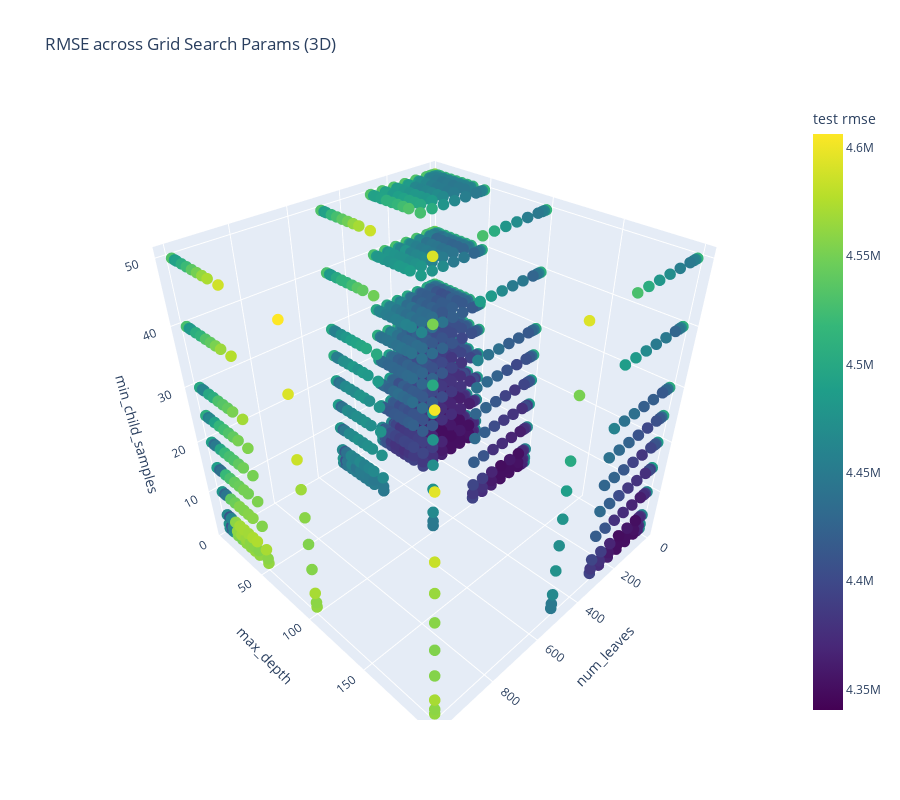

Notebook code for this chart:
### Markdown cell above
#### All params

### Code cell
fig = px.scatter_3d(
    real_overfitting_df,
    x='num_leaves',
    y='max_depth',
    z='min_child_samples',
    color='test rmse',
    color_continuous_scale='Viridis',
    title='RMSE across Grid Search Params (3D)',
    height=800,
)
fig.update_traces(marker=dict(size=4))
fig.show()

### Figure 1 — Plotly figure (JSON) as saved in the notebook; plotly's stock layout.template omitted (floating-point values rounded to 4 significant figures; data arrays with more than 128 entries replaced by an {"elided": "..."} marker saying what was removed)
{"data": [{"hovertemplate": "num_leaves=%{x}<br>max_depth=%{y}<br>min_child_samples=%{z}<br>test rmse=%{marker.color}<extra></extra>", "legendgroup": "", "marker": {"color": {"elided": "1560 int values"}, "coloraxis": "coloraxis", "size": 4, "symbol": "circle"}, "mode": "markers", "name": "", "scene": "scene", "showlegend": false, "type": "scatter3d", "x": {"elided": "1560 int values"}, "y": {"elided": "1560 int values"}, "z": {"elided": "1560 int values"}}], "layout": {"coloraxis": {"colorbar": {"title": {"text": "test rmse"}}, "colorscale": [[0, "#440154"], [0.1111, "#482878"], [0.2222, "#3e4989"], [0.3333, "#31688e"], [0.4444, "#26828e"], [0.5556, "#1f9e89"], [0.6667, "#35b779"], [0.7778, "#6ece58"], [0.8889, "#b5de2b"], [1, "#fde725"]]}, "height": 800, "legend": {"tracegroupgap": 0}, "scene": {"domain": {"x": [0, 1], "y": [0, 1]}, "xaxis": {"title": {"text": "num_leaves"}}, "yaxis": {"title": {"text": "max_depth"}}, "zaxis": {"title": {"text": "min_child_samples"}}}, "title": {"text": "RMSE across Grid Search Params (3D)"}}}
